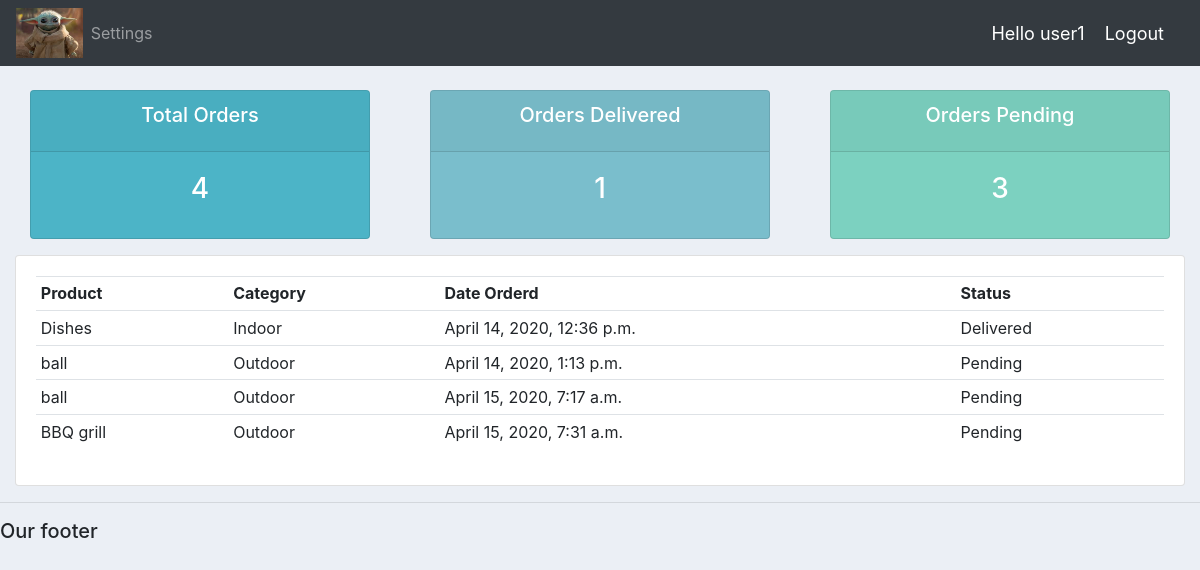
Screenshot of /user/ (signed in) with the database file from the repository.
### accounts/models.py (models this page shows, shortened)
class Order(models.Model):
    STATUS=(
        ('Pending','Pending'),
        ('Out for delivery','Out for delivery'),
        ('Delivered','Delivered'),
    )
    customer=models.ForeignKey(Customer,null=True,on_delete=models.SET_NULL)
    product = models.ForeignKey(Product, null=True, on_delete=models.SET_NULL)
    date_created = models.DateTimeField(auto_now_add=True, null=True)
    status = models.CharField(max_length=200, null=True,choices=STATUS)
    note=models.CharField(max_length=200, null=True,blank=True)

class Product(models.Model):
    CATEGORY=(
        ('Indoor','Indoor'),
        ('Outdoor','Outdoor'),
    )
    name = models.CharField(max_length=200, null=True)
    category = models.CharField(max_length=200, null=True,choices=CATEGORY)
    description = models.TextField(max_length=2000, null=True)
    price=models.FloatField(null=True)
    date_created = models.DateTimeField(auto_now_add=True, null=True)
    tags=models.ManyToManyField(Tag)
    def __str__(self):
        return self.name

### accounts/decorators.py (the view)
        def wrapper_func(request,*args,**kwargs):
            group=None
            if request.user.groups.exists():
                group=request.user.groups.all()[0].name
            if group in allowed_roles:
                return view_func(request,*args,**kwargs)
            else:
                return HttpResponse("You are not authorized to view this page")

### accounts/views.py (called while the page is built)
@login_required
@allowed_user(allowed_roles=['customer'])
def userPage(request):
    orders=request.user.customer.order_set.all()
    total_orders = orders.count()
    delivered = orders.filter(status='Delivered').count()
    pending = orders.filter(status='Pending').count()
    context={'orders':orders,
             'total_orders': total_orders,
             'delivered': delivered,
             'pending': pending
             }
    return render(request,'accounts/user.html',context)

### accounts/templates/accounts/user.html
{% extends 'accounts/main.html' %}
{% block content %}
{% include 'accounts/status.html' %}
<div class="row">
	<div class="col-md">
		<div class="card card-body">
			<table class="table table-sm">
				<tr>
					<th>Product</th>
					<th>Category</th>
					<th>Date Orderd</th>
					<th>Status</th>
				</tr>
				{% for order in orders %}
					<tr>
						<td>{{ order.product }}</td>
						<td>{{ order.product.category }}</td>
						<td>{{ order.date_created }}</td>
						<td>{{ order.status }}</td>
					</tr>
				{% endfor %}
			</table>
		</div>
	</div>
</div>
{% endblock %}

### accounts/templates/accounts/navbar.html (shortened to what this page needs)
{% load static %}
<link rel="stylesheet" type="text/css" href="{% static 'css/main.css' %}">
<nav class="navbar navbar-expand-lg navbar-dark bg-dark">
  <img src="{% static 'images/default.jpg' %}" class="imgprop">
  <div class="collapse navbar-collapse" id="navbarNavAltMarkup">
    <div class="navbar-nav">
      {% if request.user.is_staff %}
      <a class="nav-item nav-link active" href="{% url 'account-home' %}">Home <span class="sr-only">(current)</span></a>
      <a class="nav-item nav-link" href="{% url 'account-products' %}">Products</a>
      {% else %}
        <a class="nav-item nav-link" href="{% url 'account' %}">Settings</a>
      {% endif %}
    </div>
  </div>
  {% if user.is_authenticated %}
  <span class="hello-msg">Hello {{request.user}}</span>
  <span><a class="hello-msg" href="{% url 'logout' %}">Logout</a></span>
  {% endif %}
</nav>

### static/css/main.css (style rules this page uses)
body { background-color: #ebeff5; }
.imgprop { height:50px; }

### accounts/templates/accounts/navbar.html (style rules this page uses)
.hello-msg { font-size:18px; color:#fff; margin-right:20px; }

### rows the page displays
Order: product "Dishes", product.category "Indoor", date_created "April 14, 2020, 12:36 p.m.", status "Delivered"
Order: product "ball", product.category "Outdoor", date_created "April 14, 2020, 1:13 p.m.", status "Pending"
Order: product "ball", product.category "Outdoor", date_created "April 15, 2020, 7:17 a.m.", status "Pending"
Order: product "BBQ grill", product.category "Outdoor", date_created "April 15, 2020, 7:31 a.m.", status "Pending"

### other values shown
{{ request.user }} "user1"
{{ total_orders }} "4"
{{ delivered }} "1"
{{ pending }} "3"
